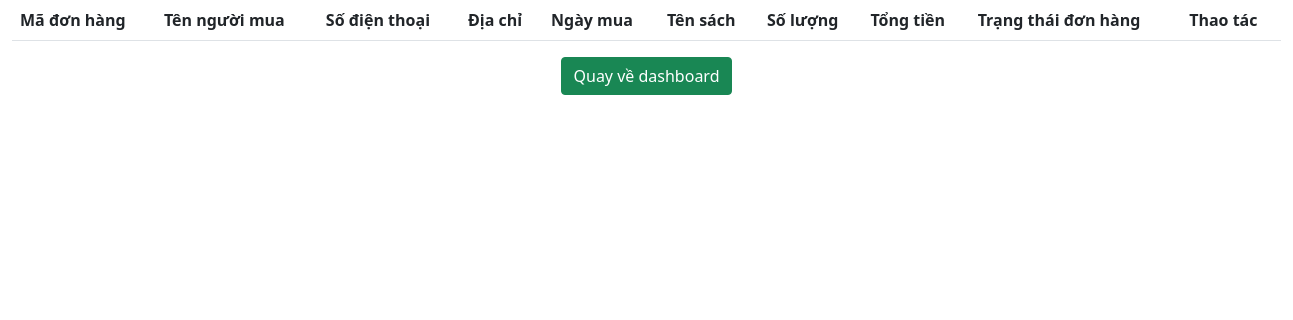
The app's page /admin/receipt.php, older data.
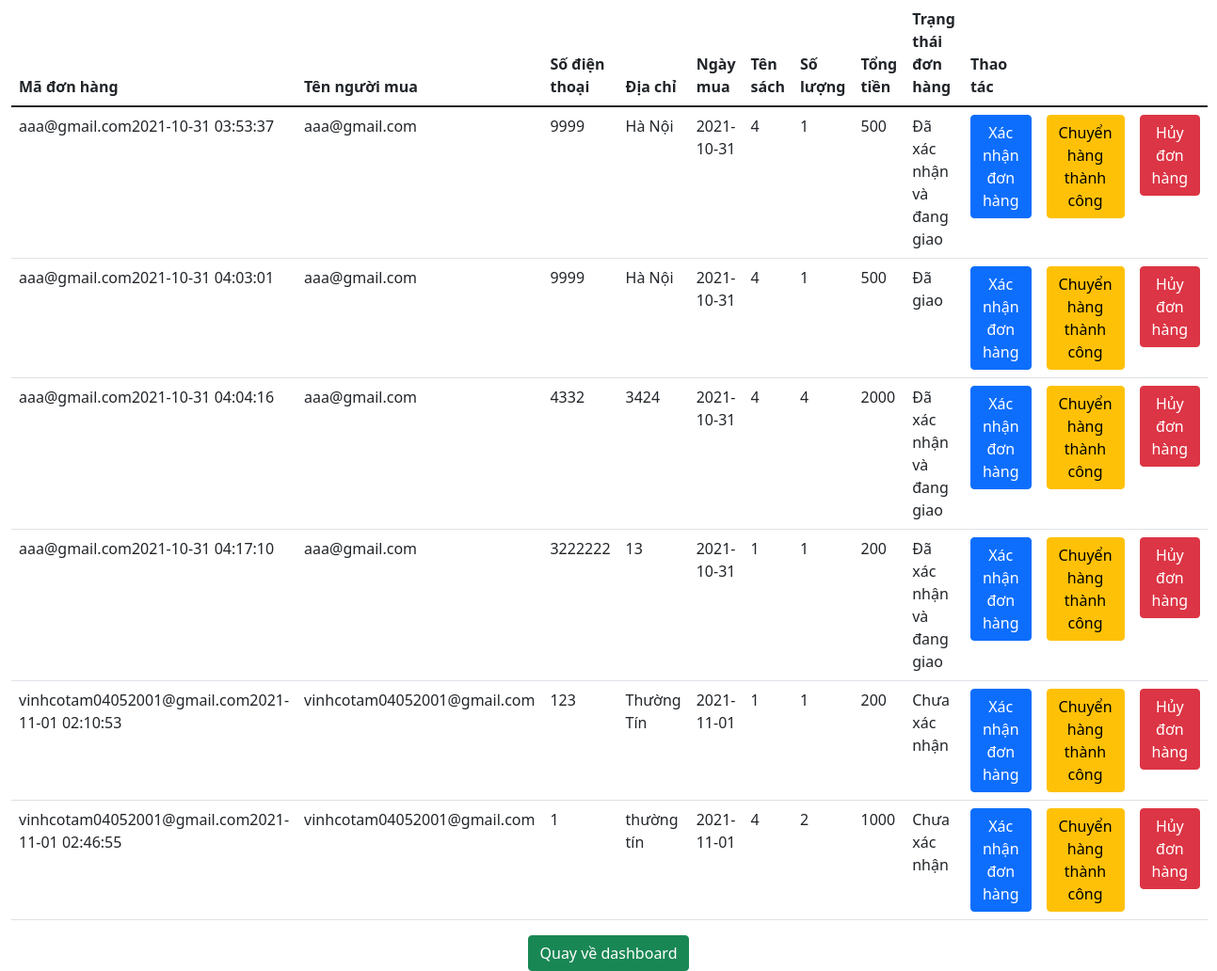
The same page, newer data.
### tables this page shows
CREATE TABLE `tb_receipt` (
  `receipt_id` varchar(100) NOT NULL,
  `user_email` varchar(100) NOT NULL,
  `user_name` varchar(100) NOT NULL,
  `date_buy` date NOT NULL,
  `status` int(4) NOT NULL,
  `book_id` int(11) DEFAULT NULL,
  `quantity` int(11) DEFAULT NULL,
  `total` float DEFAULT NULL,
  `phone` int(11) NOT NULL,
  `address` varchar(255) NOT NULL
);

### admin/receipt.php (the view)
<?php
    include('header.php');
?>
<div class="container-fluid">
    <div class="row" style="min-height:1000px;">
        <div class="col-md">
            <div class="container-fluid" style="margin:0px; padding:0px;">
                <table class="table">
                    <thead>
                        <tr>
                            <th scope="col">Mã đơn hàng</th>
                            <th scope="col">Tên người mua</th>
                            <th scope="col">Số điện thoại</th>
                            <th scope="col">Địa chỉ</th>
                            <th scope="col">Ngày mua</th>
                            <th scope="col">Tên sách</th>
                            <th scope="col">Số lượng</th>
                            <th scope="col">Tổng tiền</th>
                            <th scope="col">Trạng thái đơn hàng</th>
                            <th scope="col">Thao tác</th>
                        </tr>
                    </thead>
                    <tbody>
                        <?php
                                    include '../conf.php';
                                    $sql="select * from tb_receipt";
                                    $result=mysqli_query($conn,$sql);
                                    if(mysqli_num_rows($result)>0){
                                    while($row=mysqli_fetch_assoc($result)){
                                    echo '<tr>';
                                    echo '<td>'.$row['receipt_id'].'</td>';
                                    echo '<td>'.$row['user_email'].'</td>';
                                    echo '<td>'.$row['phone'].'</td>';
                                    echo '<td>'.$row['address'].'</td>';
                                    echo '<td>'.$row['date_buy'].'</td>';
                                    echo '<td>'.$row['book_id'].'</td>';
                                    echo '<td>'.$row['quantity'].'</td>';
                                    echo '<td>'.$row['total'].'</td>';
                                    $tt="Chưa xác nhận";
                                    if($row['status']==0){
                                        $tt="Chưa xác nhận";
                                    }else if($row['status']==1){
                                        $tt="Đã xác nhận và đang giao";
                                    }else if($row['status']==2){
                                        $tt="Đã giao";
                                    }else if($row['status']==3){
                                        $tt="Đã hủy đơn hàng";
                                    }
                                    echo '<td>'.$tt.'</td>';
                                    echo '<td><a href="verify.php?id='.$row['receipt_id'].'" class="btn btn-primary">Xác nhận đơn hàng</a></td>';
                                    echo '<td><a href="donereceipt.php?id='.$row['receipt_id'].'" class="btn btn-warning">Chuyển hàng thành công</a></td>';
                                    echo '<td><a href="delreceipt.php?id='.$row['receipt_id'].'" class="btn btn-danger">Hủy đơn hàng</a></td>';
                                    echo '</tr>';
                                        }
                                    }
                                ?>
                    </tbody>
                </table>
                <div class="col-md-12" style="text-align: center;">
                        <a href="dashboard.php"><button class="btn btn-success">Quay về dashboard</button></a>
                    </div>
            </div>
        </div>
    </div>
</div>
<?php
    include('footer.php');
    ?>

### admin/header.php (shortened to what this page needs)
<!doctype html>
<html lang="en">
  <head>
    <link href="https://cdn.jsdelivr.net/npm/bootstrap@5.1.3/dist/css/bootstrap.min.css" rel="stylesheet"
>
    <link rel="stylesheet" href="https://cdnjs.cloudflare.com/ajax/libs/font-awesome/6.0.0-beta2/css/all.min.css">
    <link rel="stylesheet" href="../css/admin.css">
  </head>
  <body>

### admin/footer.php (shortened to what this page needs)
  </body>
</html>

Row changes from the older to the newer data that the page shows:
added tb_receipt: receipt_id "aaa@gmail.com2021-10-31 03:53:37", user_email "aaa@gmail.com", phone "9999", address "Hà Nội", date_buy "2021-10-31", book "4", quantity "1", total "500", status "Đã xác nhận và đang giao"
added tb_receipt: receipt_id "aaa@gmail.com2021-10-31 04:03:01", user_email "aaa@gmail.com", phone "9999", address "Hà Nội", date_buy "2021-10-31", book "4", quantity "1", total "500", status "Đã giao"
added tb_receipt: receipt_id "aaa@gmail.com2021-10-31 04:04:16", user_email "aaa@gmail.com", phone "4332", address "3424", date_buy "2021-10-31", book "4", quantity "4", total "2000", status "Đã xác nhận và đang giao"
added tb_receipt: receipt_id "aaa@gmail.com2021-10-31 04:17:10", user_email "aaa@gmail.com", phone "3222222", address "13", date_buy "2021-10-31", book "1", quantity "1", total "200", status "Đã xác nhận và đang giao"
added tb_receipt: receipt_id "vinhcotam04052001@gmail.com2021-11-01 02:10:53", user_email "vinhcotam04052001@gmail.com", phone "123", address "Thường Tín", date_buy "2021-11-01", book "1", quantity "1", total "200", status "Chưa xác nhận"
added tb_receipt: receipt_id "vinhcotam04052001@gmail.com2021-11-01 02:46:55", user_email "vinhcotam04052001@gmail.com", phone "1", address "thường tín", date_buy "2021-11-01", book "4", quantity "2", total "1000", status "Chưa xác nhận"
